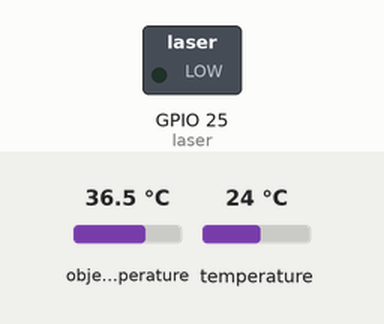
Bench run of a program on a simulated ESP32 board running MicroPython. Shown: switched loads named in the program (green lamp = pin HIGH). Dashed ring = blinking. Inputs (shaded band) come from the test bench; at power-on: object temperature 36.5 °C, temperature 24 °C. What the program prints to the serial console is not drawn.

Above: at 4.2 s.
4.3 s: object temperature set to 21.4 °C
6.5 s: object temperature set to 20.6 °C
8.0 s: object temperature set to 26 °C
Timing chart, 0 to 17.0 s (numbered marks = the images above; inputs shaded):
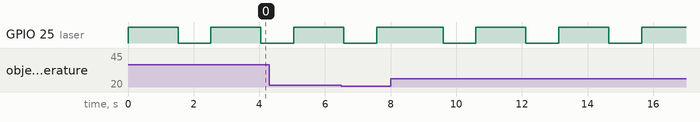

Measured:
- after the input at 8.0 s, GPIO 25 (laser): alternates HIGH for 1.5 s and LOW for 1.0 s, starting after 1.6 s
- by itself, GPIO 25 (laser): alternates HIGH for 1.5 s and LOW for 1.0 s

The program:

tem.py
```python
import mlx90614
from machine import I2C, Pin
import time
from machine import UART
import ubinascii
"""
uart = UART(2, 115200)
sr=b""
while True:
    while True:
        while uart.any() is 0:
            pass
        data = uart.read(1)
        if data==b"\r":
            codigo=sr.decode("utf-8")[0:len(sr)-3]
            print(codigo)
            sr=b""
            break
        elif data is not None:
            sr=sr+data
"""
laser = Pin(25, Pin.OUT)


def read_tem():
    try:
        laser.value(1)
        while sensor.read_object_temp() < 21:
            time.sleep(0.5)
        time.sleep(0.5)
        prom = 0
        prom2 = 0
        nor=0
        for i in range(20):
            amb = sensor.read_ambient_temp()
            obj =  sensor.read_object_temp()
            prom2 = prom2 + amb
            prom = prom + obj + 29 - amb
            nor= nor + obj
            time.sleep_ms(50)
        prom = prom/20
        prom2 = prom2/20
        nor=nor/20
        print(prom2)
        print(nor)
        laser.value(0)
        return prom
    except:
        print("Error")
        return 0

try:
    i2c = I2C(scl=Pin(22), sda=Pin(21),freq=100000)
    sensor = mlx90614.MLX90614(i2c)
except:
    print("conectando...")
    sensor = mlx90614.MLX90614(i2c)
while True:
    x = read_tem()
    print("medida mejorada: ", 0.0631*x**3-5.9572*x**2+187.43*x-1929.4)
    print("medida cruda: ", x+4)
    #print(sensor.read_object_temp()*0.535+12)
    time.sleep(1)
```

mlx90614.py
```python
"""
MicroPython MLX90614 IR temperature sensor driver
https://github.com/mcauser/micropython-mlx90614
MIT License
Copyright (c) 2016 Mike Causer
Permission is hereby granted, free of charge, to any person obtaining a copy
of this software and associated documentation files (the "Software"), to deal
in the Software without restriction, including without limitation the rights
to use, copy, modify, merge, publish, distribute, sublicense, and/or sell
copies of the Software, and to permit persons to whom the Software is
furnished to do so, subject to the following conditions:
The above copyright notice and this permission notice shall be included in all
copies or substantial portions of the Software.
THE SOFTWARE IS PROVIDED "AS IS", WITHOUT WARRANTY OF ANY KIND, EXPRESS OR
IMPLIED, INCLUDING BUT NOT LIMITED TO THE WARRANTIES OF MERCHANTABILITY,
FITNESS FOR A PARTICULAR PURPOSE AND NONINFRINGEMENT. IN NO EVENT SHALL THE
AUTHORS OR COPYRIGHT HOLDERS BE LIABLE FOR ANY CLAIM, DAMAGES OR OTHER
LIABILITY, WHETHER IN AN ACTION OF CONTRACT, TORT OR OTHERWISE, ARISING FROM,
OUT OF OR IN CONNECTION WITH THE SOFTWARE OR THE USE OR OTHER DEALINGS IN THE
SOFTWARE.
"""

import ustruct

_REGISTER_TA = const(0x06)     # ambient
_REGISTER_TOBJ1 = const(0x07)  # object
_REGISTER_TOBJ2 = const(0x08)  # object2

class MLX90614:
	def __init__(self, i2c, address=0x5a):
		self.i2c = i2c
		self.address = address
		_config1 = i2c.readfrom_mem(address, 0x25, 2)
		_dz = ustruct.unpack('<H', _config1)[0] & (1<<6)
		self.dual_zone = True if _dz else False

	def read16(self, register):
		data = self.i2c.readfrom_mem(self.address, register, 2)
		return ustruct.unpack('<H', data)[0]

	def read_temp(self, register):
		temp = self.read16(register);
		# apply measurement resolution (0.02 degrees per LSB)
		temp *= .02;
		# Kelvin to Celcius
		temp -= 273.15;
		return temp;

	def read_ambient_temp(self):
		return self.read_temp(_REGISTER_TA)

	def read_object_temp(self):
		return self.read_temp(_REGISTER_TOBJ1)

	def read_object2_temp(self):
		if self.dual_zone:
			return self.read_temp(_REGISTER_TOBJ2)
		else:
			raise RuntimeError("Device only has one thermopile")

	@property
	def ambient_temp(self):
		return self.read_ambient_temp()

	@property
	def object_temp(self):
		return self.read_object_temp()

	@property
	def object2_temp(self):
		return self.read_object2_temp()
```
